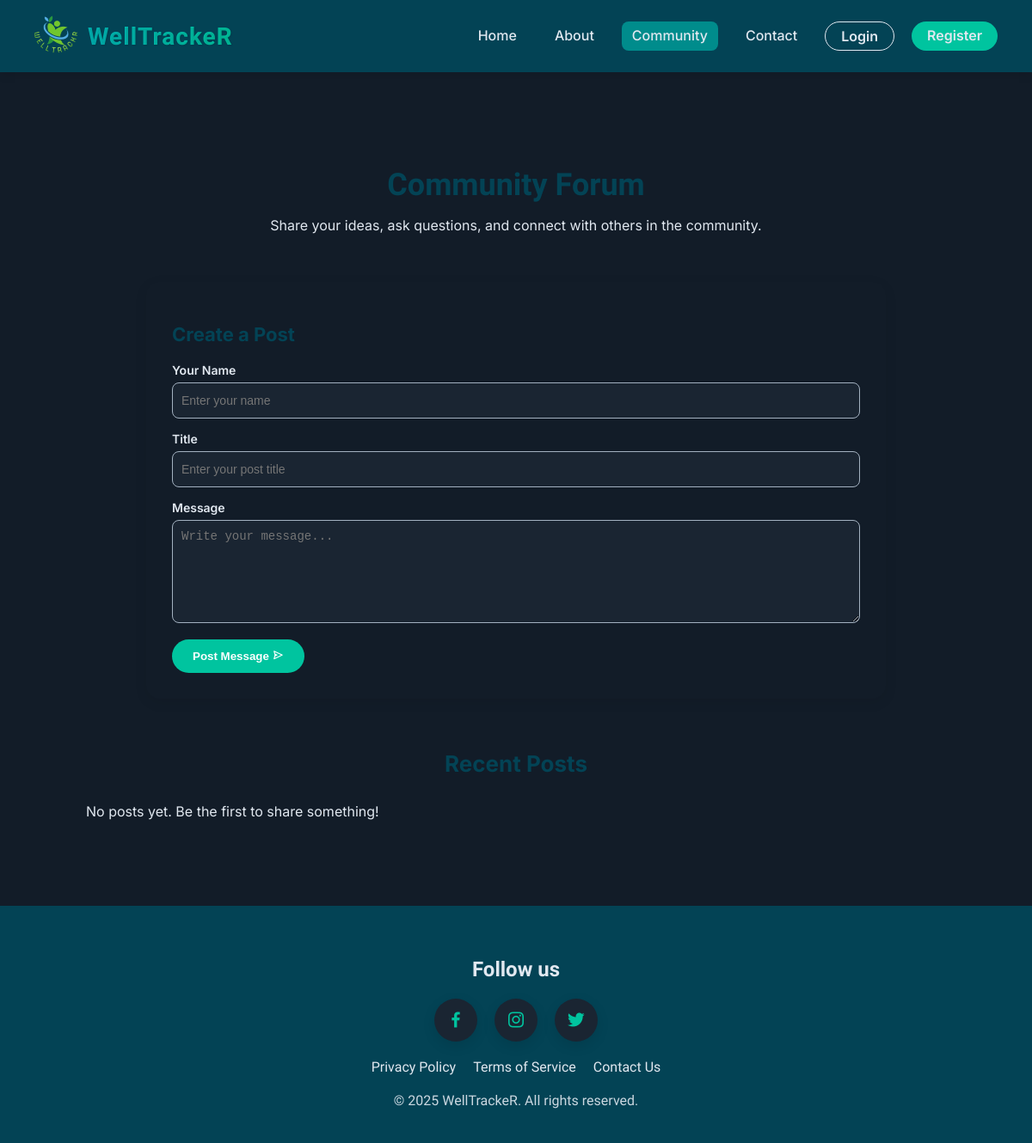
/community.php, run on an earlier commit of the app's database.
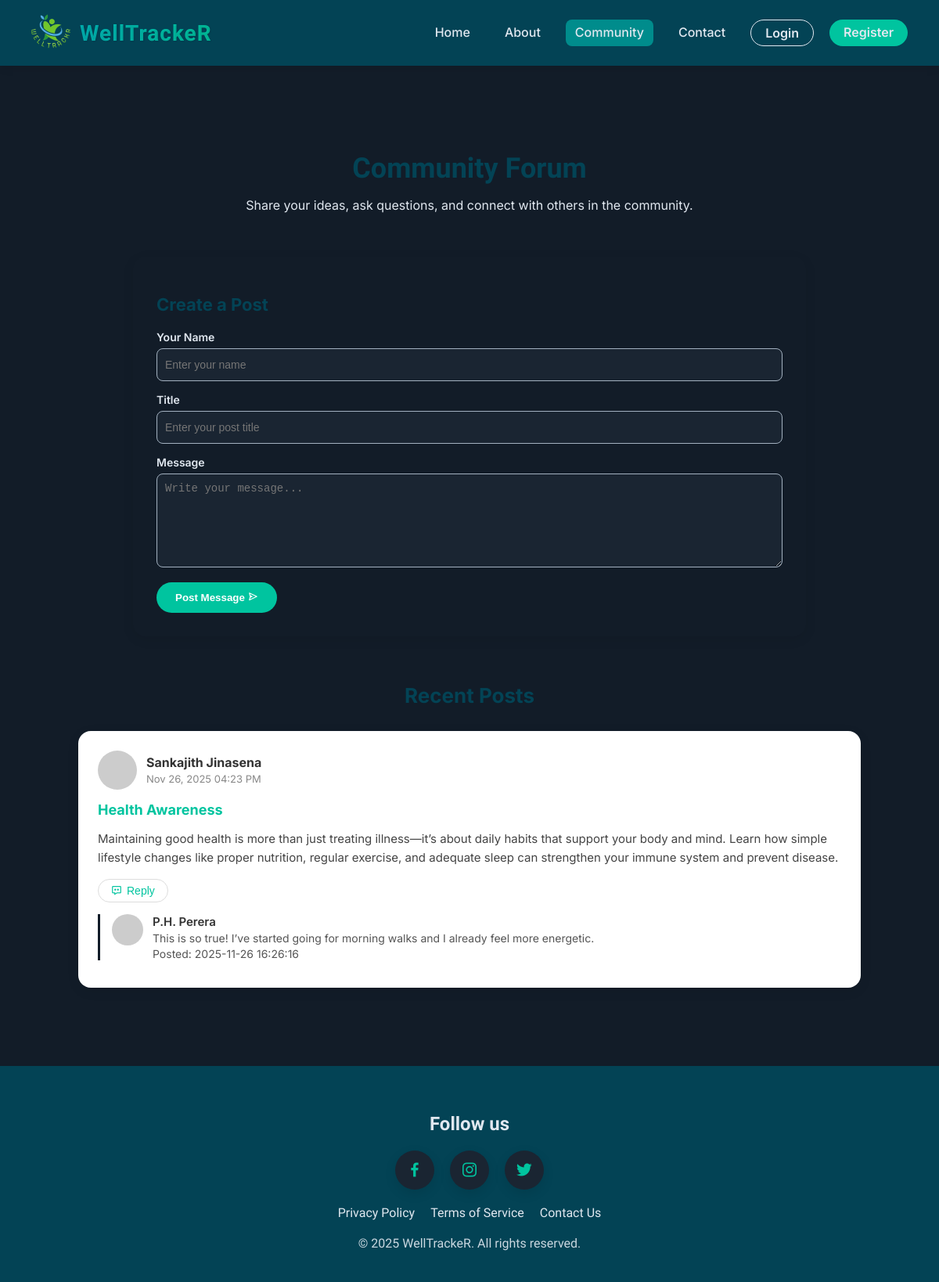
And on a later commit of the database.
### tables this page shows
CREATE TABLE `community_posts` (
  `post_id` int(11) NOT NULL,
  `title` varchar(255) NOT NULL,
  `message` text NOT NULL,
  `author` varchar(100) DEFAULT 'Guest',
  `created_at` timestamp NOT NULL DEFAULT current_timestamp()
);

CREATE TABLE `community_replies` (
  `reply_id` int(11) NOT NULL,
  `post_id` int(11) NOT NULL,
  `author` varchar(100) DEFAULT 'Guest',
  `reply_text` text NOT NULL,
  `created_at` timestamp NOT NULL DEFAULT current_timestamp()
);

### community.php (the view, shortened to what this page needs)
<?php
include 'config.php';
?>
<!DOCTYPE html>
<html lang="en">
<head>
  <link rel="stylesheet" href="css/style.css">
  <link rel="stylesheet" href="css/community.css">
  <link href='https://unpkg.com/boxicons@2.1.4/css/boxicons.min.css' rel='stylesheet'>
  <link rel="stylesheet" href="css/dialogflow.css">
</head>
<body>
<nav>
  <div class="nav-header">
    <div class="nav-logo"><img src="image/Logo_R.png" alt="Logo"></div>
    <div class="nav-title"><h1>WellTrackeR</h1></div>
  </div>
  <div class="nav-links">
    <a href="index.php">Home</a>
    <a href="about.php">About</a>
    <a href="community.php" id="active">Community</a>
    <a href="contact.php">Contact</a>
    <a href="login.php" class="login-btn">Login</a>
    <a href="register.php" class="register-btn">Register</a>
  </div>
</nav>
<section class="community-header">
  <h1>Community Forum</h1>
  <p>Share your ideas, ask questions, and connect with others in the community.</p>
</section>
<section class="community-post-form">
  <h2>Create a Post</h2>
  <form method="POST" action="">
    <div class="form-group">
      <label for="name">Your Name</label>
      <input type="text" id="name" name="author" placeholder="Enter your name" required>
    </div>
    <div class="form-group">
      <label for="post-title">Title</label>
      <input type="text" id="post-title" name="title" placeholder="Enter your post title" required>
    </div>
    <div class="form-group">
      <label for="post-message">Message</label>
      <textarea id="post-message" name="message" placeholder="Write your message..." required></textarea>
    </div>
    <button type="submit" class="post-submit-btn">Post Message <i class='bx bx-send'></i></button>
  </form>
</section>
<section class="community-posts">
  <h2>Recent Posts</h2>
  <?php
  $result = $conn->query("SELECT * FROM community_posts ORDER BY created_at DESC LIMIT 5");
  if ($result->num_rows > 0):
      while ($row = $result->fetch_assoc()):
          $post_id = $row['post_id'];
  ?>
  <div class="post-card">
    <div class="post-header">
      <div class="post-user">
        <img src="https://i.pravatar.cc/60?u=<?= $row['author'] ?>" alt="User">
        <div>
          <h4><?= htmlspecialchars($row['author']) ?></h4>
          <span><?= date("M d, Y h:i A", strtotime($row['created_at'])) ?></span>
        </div>
      </div>
    </div>
    <div class="post-content">
      <h3><?= htmlspecialchars($row['title']) ?></h3>
      <p><?= nl2br(htmlspecialchars($row['message'])) ?></p>
    </div>
    <div class="post-actions">
      <button onclick="toggleReply(<?= $post_id ?>)"><i class='bx bx-message-dots'></i> Reply</button>
    </div>
    <?php
      $replies = $conn->query("SELECT * FROM community_replies WHERE post_id=$post_id ORDER BY created_at DESC LIMIT 5");
      if ($replies->num_rows > 0):
    ?>
    <div class="post-replies">
      <?php while ($r = $replies->fetch_assoc()): ?>
        <div class="reply">
          <img src="https://i.pravatar.cc/40?u=<?= $r['author'] ?>" alt="User">
          <div class="reply-content">
            <h5><?= htmlspecialchars($r['author']) ?></h5>
            <p><?= nl2br(htmlspecialchars($r['reply_text'])) ?></p>
            <p>Posted: <?= htmlspecialchars($r['created_at']) ?></p>
          </div>
        </div>
      <?php endwhile; ?>
    </div>
    <?php endif; ?>
  </div>
  <?php endwhile; else: ?>
    <p>No posts yet. Be the first to share something!</p>
  <?php endif; ?>
</section>
<footer>
  <div class="social">
    <h2>Follow us</h2>
    <div class="social-media">
      <a href="#"><i class='bx bxl-facebook'></i></a>
      <a href="#"><i class='bx bxl-instagram'></i></a>
      <a href="#"><i class='bx bxl-twitter'></i></a>
    </div>
  </div>
  <div class="footer-links">
    <a href="privacy.php">Privacy Policy</a>
    <a href="terms.php">Terms of Service</a>
    <a href="contact.php">Contact Us</a>
  </div>
  <p>&copy; 2025 WellTrackeR. All rights reserved.</p>
</footer>
</body>
</html>

What changed in the data, as far as the page shows it:
added community_posts: author "Sankajith Jinasena", created_at "Nov 26, 2025 04:23 PM", title "Health Awareness", message "Maintaining good health is more than just treating illness—it’s about daily habits that support your body and mind. Learn how simple lifestyle changes like proper nutrition, regular exercise, and adequate sleep can strengthen your immune system and prevent disease."
added community_replies: author "P.H. Perera", reply_text "This is so true! I’ve started going for morning walks and I already feel more energetic.", created_at "2025-11-26 16:26:16"
Also different on the page:
text no longer shown: "No posts yet. Be the first to share something!"
